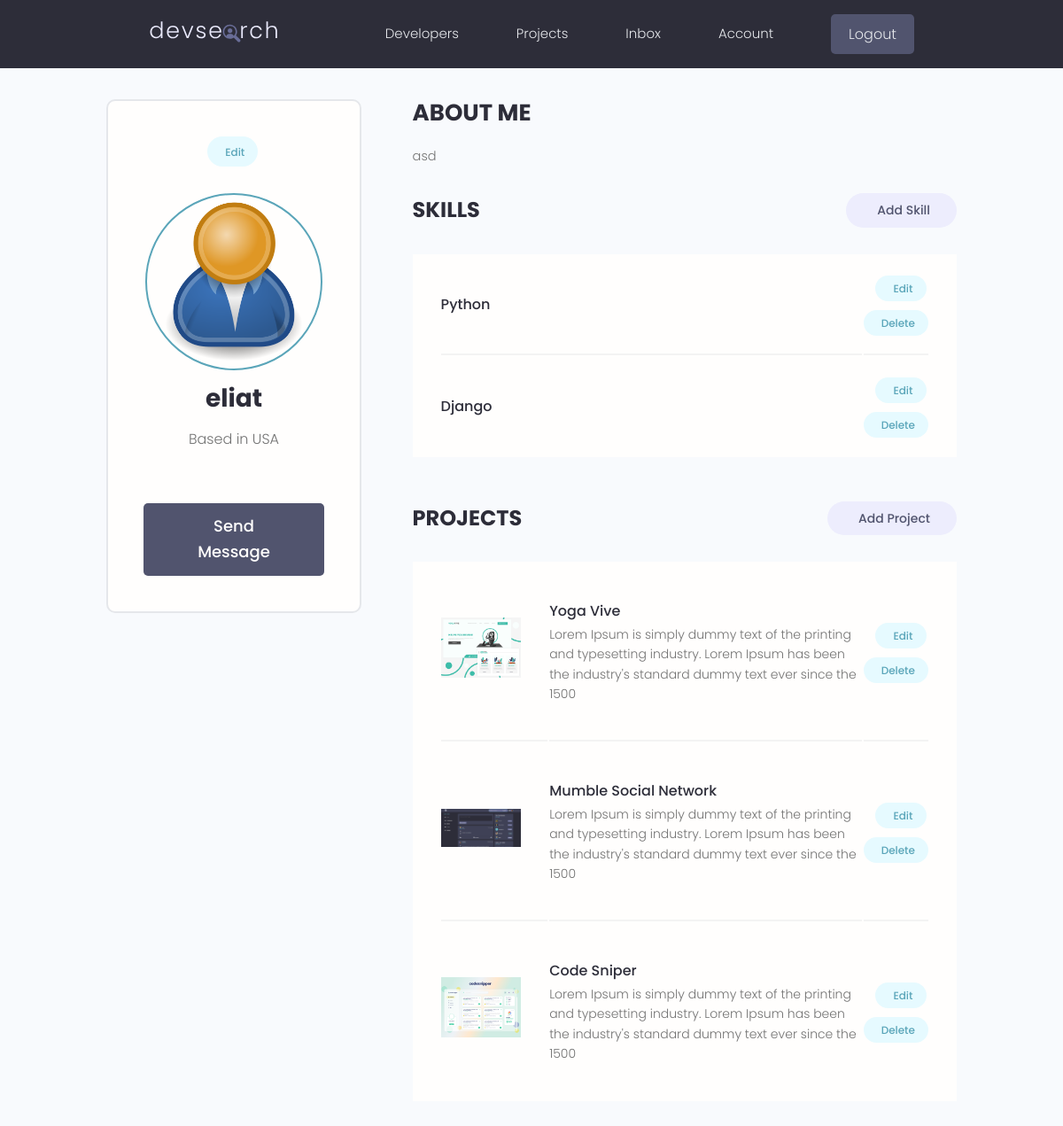
/account/ (signed in), run on the app's committed database.
### users/models.py (models this page shows, shortened)
class Profile(models.Model):
    user = models.OneToOneField(User, on_delete=models.CASCADE, null=True, blank=True)
    name = models.CharField(max_length=200, blank=True, null=True)
    email = models.EmailField(max_length=500, blank=True, null=True)
    username = models.CharField(max_length=200, blank=True, null=True)
    location = models.CharField(max_length=200, blank=True, null=True)
    short_intro = models.CharField(max_length=200, blank=True, null=True)
    bio = models.TextField(blank=True, null=True)
    profile_image = models.ImageField(blank=True, null=True, upload_to='profiles/', default='profiles/user-default.png')
    social_github = models.CharField(max_length=200, blank=True, null=True)
    social_twitter = models.CharField(max_length=200, blank=True, null=True)
    social_linkedin = models.CharField(max_length=200, blank=True, null=True)
    social_youtube = models.CharField(max_length=200, blank=True, null=True)
    social_website = models.CharField(max_length=200, blank=True, null=True)
    created = models.DateTimeField(auto_now_add=True)
    id = models.UUIDField(default=uuid.uuid4, unique=True, primary_key=True, editable=False)

class Skill(models.Model):
    owner = models.ForeignKey(
        Profile, on_delete=models.CASCADE, null=True, blank=True)
    name = models.CharField(max_length=200, blank=True, null=True)
    description = models.TextField(null=True, blank=True)
    created = models.DateTimeField(auto_now_add=True)
    id = models.UUIDField(default=uuid.uuid4, unique=True, primary_key=True, editable=False)

### projects/models.py (models this page shows, shortened)
class Project(models.Model):
    owner = models.ForeignKey(
        Profile, null=True, blank=True, on_delete=models.SET_NULL)
    title = models.CharField(max_length=200)
    description = models.TextField(null=True, blank=True)
    featured_image = models.ImageField(
        null=True, blank=True, default="default.jpg")
    demo_link = models.CharField(max_length=2000, null=True, blank=True)
    source_link = models.CharField(max_length=2000, null=True, blank=True)
    tags = models.ManyToManyField('Tag', blank=True)
    vote_total = models.IntegerField(default=0, null=True, blank=True)
    vote_ratio = models.IntegerField(default=0, null=True, blank=True)
    created = models.DateTimeField(auto_now_add=True)
    id = models.UUIDField(default=uuid.uuid4, unique=True,
                          primary_key=True, editable=False)
    class Meta:
        ordering = ['-vote_ratio', '-vote_total', 'title']

### users/views.py (the view)
# urls.py: path('account/', views.userAccount, name="account"),
@login_required(login_url='login')
def userAccount(request):
    profile = request.user.profile
    skills = profile.skill_set.all()
    projects = profile.project_set.all()
    context = {'profile': profile, 'skills': skills, 'projects': projects}
    return render(request, 'users/account.html', context)

### users/templates/users/account.html (shortened to what this page needs)
{% extends 'main.html' %}
{% block content %}
  <main class="settingsPage profile my-md">
    <div class="container">
      <div class="layout">
        <div class="column column--1of3">
          <div class="card text-center">
            <div class="card__body dev">
              <a class="tag tag--pill tag--main settings__btn" href="{% url 'edit-account' %}"> Edit</a>
              <img class="avatar avatar--xl dev__avatar" src="{{profile.profile_image.url}}" />
              <h2 class="dev__name">{{profile.name}}</h2>
              <p class="dev__location">Based in {{profile.location}}</p>
              <a href="#" class="btn btn--sub btn--lg">Send Message </a>
            </div>
          </div>
        </div>
        <div class="column column--2of3">
          <div class="devInfo">
            <h3 class="devInfo__title">About Me</h3>
            <p class="devInfo__about">{{profile.bio}}</p>
          </div>
          <div class="settings">
            <h3 class="settings__title">Skills</h3>
            <a class="tag tag--pill tag--sub settings__btn tag--lg" href="{% url 'create-skill' %}"> Add Skill</a>
          </div>
          <table class="settings__table">
            {% for skill in skills %}
            <tr>
              <td class="settings__tableInfo">
                <h4>{{skill.name}}</h4>
              </td>
              <td class="settings__tableActions">
                <a class="tag tag--pill tag--main settings__btn" href="{% url 'update-skill' skill.id %}"> Edit</a>
                <a class="tag tag--pill tag--main settings__btn" href="{% url 'delete-skill' skill.id %}?next=/account">
                  Delete</a>
                </td>
              </tr>
              {% endfor %}
          </table>
          <div class="settings">
            <h3 class="settings__title">Projects</h3>
            <a class="tag tag--pill tag--sub settings__btn tag--lg" href="{% url 'create-project' %}"> Add Project</a>
          </div>
          <table class="settings__table">
            {% for project in projects %}
            <tr>
              <td class="settings__thumbnail">
                <a href="{% url 'project' project.id %}"><img src="{{project.featured_image.url}}" alt="Project Thumbnail" /></a>
              </td>
              <td class="settings__tableInfo">
                <a href="{% url 'project' project.id %}">{{project.title}}</a>
                <p>{{project.description|slice:"150"}}</p>
              </td>
              <td class="settings__tableActions">
                <a class="tag tag--pill tag--main settings__btn" href="{% url 'update-project' project.id %}"> Edit</a>
                <a class="tag tag--pill tag--main settings__btn" href="{% url 'delete-project' project.id %}?next=/account">
                  Delete</a>
              </td>
            </tr>
            {% endfor %}
          </table>
        </div>
      </div>
    </div>
  </main>
{% endblock content %}

### static/styles/app.css (style rules this page uses)
:root { --color-sub: #2d2d39; }
.btn--sub { background-color: var(--color-sub-light); }
.card { border: 2px solid var(--color-light); }
img { width: 100%; }
.profile .card > .dev { padding: 4rem; }
.dev__avatar { display: block; margin: auto; }
.dev__name { color: var(--color-sub); font-size: 2.8rem; font-weight: 700; margin-top: 1rem; margin-bottom: 0.5rem; }
.dev__location { margin-top: 1rem; }
.devInfo { margin-bottom: 3rem; }
.devInfo__title, .devInfo__subtitle { font-size: 2.6rem; color: var(--color-sub); text-transform: uppercase; font-weight: 700; margin-bottom: 1.5rem; }
.devInfo__about, .devSkill__info { font-size: 1.45rem; line-height: 1.7; text-align: justify; }
.settingsPage .dev > .settings__btn { display: inline-block; margin-bottom: 3rem; }
.settings { display: flex; justify-content: space-between; align-items: center; }
.settings__title { font-size: 2.4rem; text-transform: uppercase; font-weight: 700; color: var(--color-sub); }
.settings__table { margin-top: 3rem; margin-bottom: 5rem; padding: 0 3rem; background: var(--color-white); }
.settings__table tr { width: 100%; }
.settings__table tr > td { padding: 2rem 0; }
.settings__table tr:not(:last-child) td { border-bottom: 2px solid var(--color-white-light); }
.settings__thumbnail { width: 23%; min-width: 10rem; }
.settings__thumbnail img { padding-right: 3rem; height: 15rem; object-fit: contain; }
.settings__tableInfo { width: 100%; }
.settings__tableInfo h4, .settings__tableInfo a { padding-right: 1rem; width: auto; font-size: 1.6rem; font-weight: 500; color: var(--color-sub); }
.settings__tableInfo p { font-size: 1.4rem; }
.settings__tableActions { text-align: right; }

### static/uikit/styles/modules/_variables.css (style rules this page uses)
:root { --color-main: #5aa5b9; --color-main-light: #e6faff; --color-sub: #3f4156; --color-sub-light: #51546e; --color-sub-lighter: #ededfd; --color-text: #737373; --color-gray: #8b8b8b; --color-light: #e5e7eb; --color-light-gray: #767676; --color-bg: #f8fafd; --color-white: #fffefd; --color-white-light: #f3f3f3; --color-success: #359e64; --color-success-bg: #def8e8; --color-error: #fc4b0b; --color-error-bg: #fff2ee; --font-base: 'Poppins', arial, helvetica, 'Segoe UI', roboto, ubuntu, sans-serif; --font-monospace: 'Fira Code', 'Courier New', courier, monospace; --font-regular: 300; --font-medium: 500; --font-bold: 700; --generic-shadow: 1px 1px 5px #00000010; --generic-transition: all 0.3s ease-in-out; }

### static/uikit/styles/modules/_base.css (style rules this page uses)
* { margin: 0; padding: 0; box-sizing: border-box; text-rendering: optimizeLegibility; color: inherit; font-size: inherit; }
html { font-size: 50%; }
@media only screen and (min-width: 480px) { html { font-size: 56.25%; } }
@media only screen and (min-width: 1200px) { html { font-size: 62.5%; } }
body { line-height: 1.6; font-weight: 400; font-size: 1.5rem; color: var(--color-text); background-color: var(--color-bg); min-height: 100vh; }

### static/uikit/styles/modules/_typography.css (style rules this page uses)
* { font-family: var(--font-base); }
h2 { font-size: 3.6rem; font-weight: var(--font-bold); }
h3 { font-size: 3.2rem; font-weight: var(--font-medium); }
h4 { font-size: 2.8rem; font-weight: var(--font-medium); }
p, span, strong { font-size: 1.6rem; color: var(--color-text); font-weight: var(--font-regular); }
a { padding-bottom: 2px; text-decoration: none; display: inline-block; color: var(--color-main); font-weight: var(--font-medium); }

### static/uikit/styles/modules/_utilities.css (style rules this page uses)
.container { width: 92%; max-width: 165rem; margin: 0 auto; box-sizing: border-box; }
@media screen and (min-width: 1000px) { .container { width: 90%; } }
@media screen and (min-width: 1200px) { .container { width: 80%; } }
.text-center { text-align: center; }
.my-md { margin: 3rem auto; }

### static/uikit/styles/modules/_avatar.css (style rules this page uses)
.avatar { border-radius: 50%; border: 2px solid var(--color-main); object-fit: cover; }
.avatar--xl { height: 20rem; width: 20rem; }

### static/uikit/styles/modules/_button.css (style rules this page uses)
.btn { display: inline-block; position: relative; cursor: pointer; background-color: var(--color-light); font-weight: var(--font-medium); color: var(--color-sub); text-decoration: none; padding: 1rem 2rem; border-radius: 0.5rem; border: none; width: -webkit-fit-content; width: -moz-fit-content; width: fit-content; height: -webkit-fit-content; height: -moz-fit-content; height: fit-content; font-size: 1.6rem; outline-width: 0; outline-color: transparent; -webkit-backface-visibility: hidden; backface-visibility: hidden; transition: all 0.3s ease-in-out; }
.btn--sub { background-color: var(--color-sub); color: var(--color-white); }
.btn--lg { font-size: 1.8rem; padding: 1.2rem 4.5rem; }

### data on the page
Profile: profile_image (placeholder picture), name "eliat", location "USA", bio "asd"
Skill: name "Python"
Skill: name "Django"
Project: featured_image (picture), title "Yoga Vive", description "Lorem Ipsum is simply dummy text of the printing and typesetting industry. Lorem Ipsum has been the industry's standard dummy text ever since the 1500"
Project: featured_image (picture), title "Mumble Social Network", description "Lorem Ipsum is simply dummy text of the printing and typesetting industry. Lorem Ipsum has been the industry's standard dummy text ever since the 1500"
Project: featured_image (picture), title "Code Sniper", description "Lorem Ipsum is simply dummy text of the printing and typesetting industry. Lorem Ipsum has been the industry's standard dummy text ever since the 1500"
